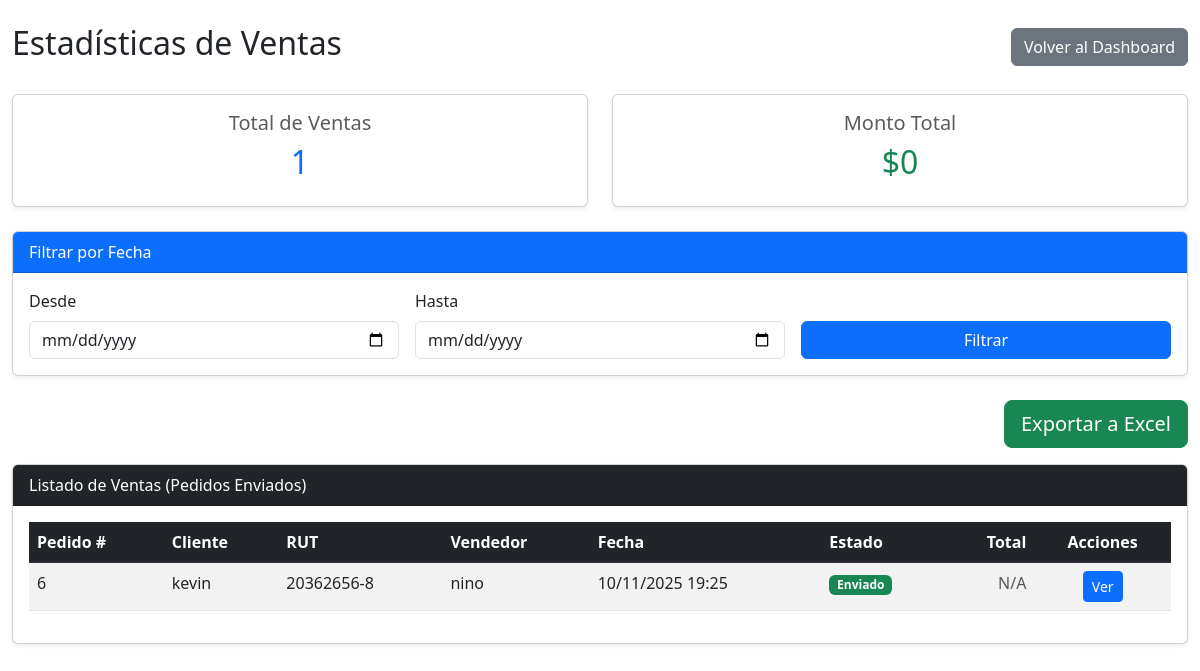
The app's page /ventas/estadisticas/ (signed in), older data.
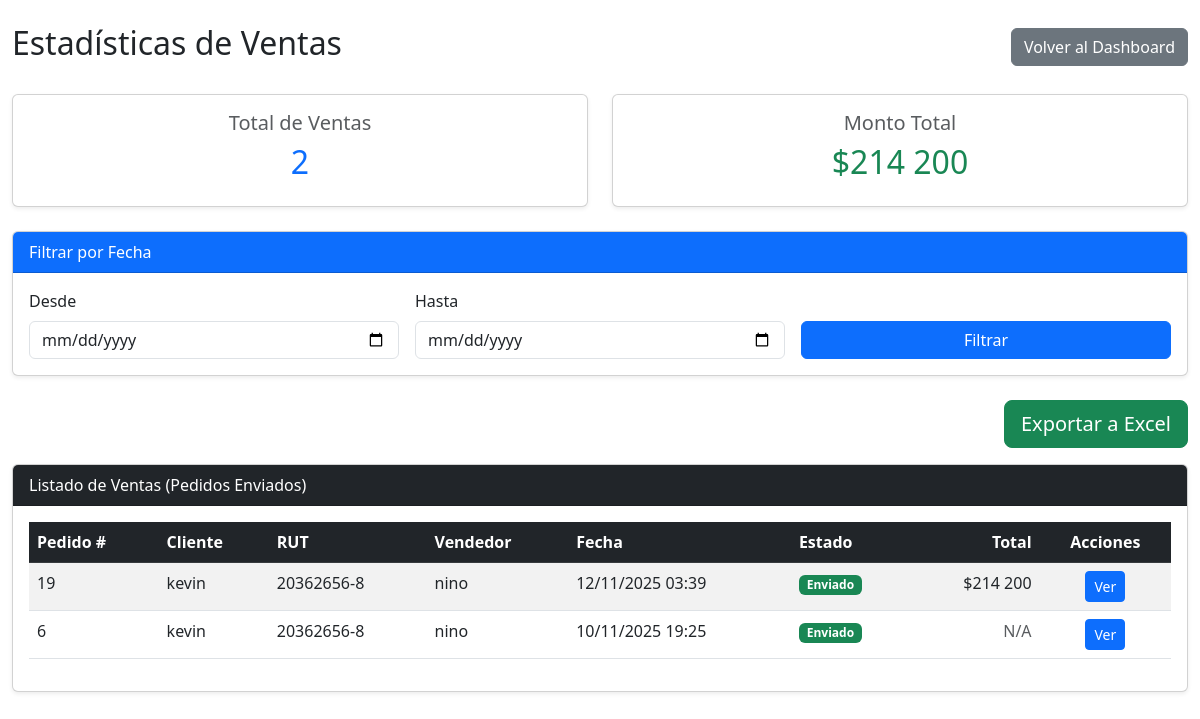
The same page, newer data.
### apps/ventas/models.py (models this page shows, shortened)
class Pedido(models.Model):
    ESTADOS_PEDIDO = (
        ('Pendiente', 'Pendiente'),
        ('Procesando', 'Procesando'),
        ('Enviado', 'Enviado'),
        ('Completado', 'Completado'),
        ('Cancelado', 'Cancelado'),
    )
    cliente = models.ForeignKey(
        'clientes.Cliente',
        on_delete=models.CASCADE,
        verbose_name='Cliente'
    )
    usuario = models.ForeignKey(
        'usuarios.Usuario',
        on_delete=models.SET_NULL,
        null=True,
        verbose_name='Vendedor'
    )
    fecha_creacion = models.DateTimeField(auto_now_add=True)
    fecha_actualizacion = models.DateTimeField(auto_now=True)
    total = models.DecimalField(max_digits=12, decimal_places=2, default=0)
    estado = models.CharField(
        max_length=20,
        choices=ESTADOS_PEDIDO,
        default='Pendiente'
    )
    direccion_despacho = models.TextField(
        blank=True,
        null=True,
        verbose_name='Dirección de despacho'
    )
    observaciones = models.TextField(
        blank=True,
        null=True,
        verbose_name='Observaciones'
    )
    class Meta:
        db_table = 'pedidos'
        verbose_name = 'Pedido'
        verbose_name_plural = 'Pedidos'
        ordering = ['-fecha_creacion']

### apps/clientes/models.py (models this page shows, shortened)
class Cliente(models.Model):
    rut = models.CharField(max_length=12, unique=True)
    razon_social = models.CharField(max_length=255)
    giro = models.CharField(max_length=255, blank=True, null=True)
    direccion = models.TextField(blank=True, null=True)
    email_facturacion = models.EmailField(blank=True, null=True)
    class Meta:
        db_table = 'clientes'
        verbose_name = 'Cliente'
        verbose_name_plural = 'Clientes'

### apps/usuarios/models.py (models this page shows, shortened)
class Usuario(AbstractUser):
    ROLES = (
        ('Administrador', 'Administrador'),
        ('Vendedor', 'Vendedor'),
        ('Tesoreria', 'Tesorería'),
        ('Cliente', 'Cliente'),
    )
    rol = models.CharField(max_length=13, choices=ROLES, default='Cliente')
    telefono = models.CharField(max_length=20, blank=True, null=True)
    activo = models.BooleanField(default=True)
    fecha_actualizacion = models.DateTimeField(auto_now=True)
    class Meta:
        db_table = 'usuarios'
        verbose_name = 'Usuario'
        verbose_name_plural = 'Usuarios'

### apps/documentos/models.py (models this page shows, shortened)
class DocumentoVenta(models.Model):
    TIPOS_DOCUMENTO = (
        ('Factura', 'Factura'),
        ('Boleta', 'Boleta'),
    )
    ESTADOS_DOCUMENTO = (
        ('Emitida', 'Emitida'),
        ('Pagada', 'Pagada'),
        ('Vencida', 'Vencida'),
        ('Anulada', 'Anulada'),
        ('Pago Parcial', 'Pago Parcial'),
    )
    MEDIOS_PAGO = (
        ('Efectivo', 'Efectivo'),
        ('Tarjeta de Débito', 'Tarjeta de Débito'),
        ('Tarjeta de Crédito', 'Tarjeta de Crédito'),
        ('Transferencia', 'Transferencia'),
    )
    tipo_documento = models.CharField(max_length=7, choices=TIPOS_DOCUMENTO)
    folio = models.IntegerField(verbose_name='Folio', null=True, blank=True)  # ✅ Permitir null temporalmente
    cliente = models.ForeignKey(
        'clientes.Cliente',
        on_delete=models.CASCADE,
        verbose_name='Cliente'
    )
    vendedor = models.ForeignKey(
        'usuarios.Usuario',
        on_delete=models.SET_NULL,
        null=True,
        verbose_name='Vendedor'
    )
    pedido = models.OneToOneField(
        'ventas.Pedido',
        on_delete=models.SET_NULL,
        null=True,
        blank=True,
        unique=True,
        verbose_name='Pedido asociado'
    )
    neto = models.DecimalField(max_digits=12, decimal_places=2, verbose_name='Neto', default=0)
    iva = models.DecimalField(max_digits=12, decimal_places=2, verbose_name='IVA', default=0)
    total = models.DecimalField(max_digits=12, decimal_places=2, verbose_name='Total', default=0)
    estado = models.CharField(
        max_length=12,
        choices=ESTADOS_DOCUMENTO,
        default='Emitida'
    )
    fecha_emision = models.DateTimeField(
        verbose_name='Fecha emisión',
        null=True,
        blank=True
    )
    fecha_vencimiento = models.DateField(
        blank=True,
        null=True,
        verbose_name='Fecha vencimiento'
    )
    medio_de_pago = models.CharField(
        max_length=20,
        choices=MEDIOS_PAGO,
        blank=True,
        null=True,
        verbose_name='Medio de pago'
    )
    razon_social = models.CharField(max_length=255, blank=True, null=True)
    rut = models.CharField(max_length=20, blank=True, null=True)
    giro = models.CharField(max_length=255, blank=True, null=True)
    direccion = models.CharField(max_length=255, blank=True, null=True)
    ciudad = models.CharField(max_length=100, blank=True, null=True)
    comuna = models.CharField(max_length=100, blank=True, null=True)
    class Meta:
        db_table = 'documentos_venta'
        verbose_name = 'Documento de Venta'
        verbose_name_plural = 'Documentos de Venta'
        unique_together = ['tipo_documento', 'folio']
        ordering = ['-fecha_emision']

### apps/ventas/views.py (the view)
# urls.py: path('estadisticas/', views.estadisticas_ventas, name='estadisticas_ventas'),
@login_required
def estadisticas_ventas(request):
    if request.user.rol != 'Administrador':
        messages.error(request, "⚠️ No tienes permisos para acceder a esta sección.")
        return redirect('dashboard')
    pedidos = (Pedido.objects.filter(estado='Enviado')
                .select_related('cliente', 'usuario', 'documentoventa')
                .order_by('-fecha_creacion'))
    fecha_desde = request.GET.get('fecha_desde')
    fecha_hasta = request.GET.get('fecha_hasta')
    if fecha_desde:
        pedidos = pedidos.filter(fecha_creacion__date__gte=fecha_desde)
    if fecha_hasta:
        pedidos = pedidos.filter(fecha_creacion__date__lte=fecha_hasta)
    total_ventas = pedidos.count()
    monto_total = sum(
        p.documentoventa.total
        for p in pedidos
        if hasattr(p, 'documentoventa') and p.documentoventa and p.documentoventa.total
    )
    context = {
        'pedidos': pedidos,
        'total_ventas': total_ventas,
        'monto_total': monto_total,
        'fecha_desde': fecha_desde,
        'fecha_hasta': fecha_hasta,
    }
    return render(request, 'ventas/estadisticas_ventas.html', context)

### templates/ventas/estadisticas_ventas.html (shortened to what the changed rows need)
{% extends 'base.html' %}
{% load static %}
{% load humanize %}
{% block content %}
<div class="container-fluid mt-4">
    <div class="d-flex justify-content-between align-items-center mb-4">
        <h2> Estadísticas de Ventas</h2>
    </div>
    <div class="row mb-4">
        <div class="col-md-6">
            <div class="card shadow-sm">
                <div class="card-body text-center">
                    <h5 class="text-muted">Total de Ventas</h5>
                    <h2 class="text-primary">{{ total_ventas }}</h2>
                </div>
            </div>
        </div>
        <div class="col-md-6">
            <div class="card shadow-sm">
                <div class="card-body text-center">
                    <h5 class="text-muted">Monto Total</h5>
                    <h2 class="text-success">${{ monto_total|floatformat:0|intcomma }}</h2>
                </div>
            </div>
        </div>
    </div>
    <div class="card shadow-sm">
        <div class="card-body">
            {% if pedidos %}
                <div class="table-responsive">
                    <table class="table table-striped table-hover">
                        <thead class="table-dark">
                            <tr>
                                <th>Pedido #</th>
                                <th>Cliente</th>
                                <th>RUT</th>
                                <th>Vendedor</th>
                                <th>Fecha</th>
                                <th>Estado</th>
                                <th class="text-end">Total</th>
                                <th class="text-center">Acciones</th>
                            </tr>
                        </thead>
                        <tbody>
                            {% for pedido in pedidos %}
                                <tr>
                                    <td>{{ pedido.id }}</td>
                                    <td>{{ pedido.cliente.razon_social }}</td>
                                    <td>{{ pedido.cliente.rut }}</td>
                                    <td>{{ pedido.usuario.get_full_name|default:pedido.usuario.username }}</td>
                                    <td>{{ pedido.fecha_creacion|date:"d/m/Y H:i" }}</td>
                                    <td><span class="badge bg-success">{{ pedido.estado }}</span></td>
                                    <td class="text-end">
                                        {% if pedido.documentoventa %}
                                            ${{ pedido.documentoventa.total|floatformat:0|intcomma }}
                                        {% else %}
                                            <span class="text-muted">N/A</span>
                                        {% endif %}
                                    </td>
                                    <td class="text-center">
                                        <a href="{% url 'detalle_pedido' pedido.id %}" class="btn btn-sm btn-primary">
                                             Ver
                                        </a>
                                    </td>
                                </tr>
                            {% endfor %}
                        </tbody>
                    </table>
                </div>
            {% else %}
                <div class="alert alert-info text-center">
                    <i class="bi bi-info-circle"></i> No hay ventas registradas en el rango seleccionado.
                </div>
            {% endif %}
        </div>
    </div>
</div>
{% endblock %}

Row changes from the older to the newer data that the page shows:
added Pedido: id "19", cliente.razon_social "kevin", cliente.rut "20362656-8", usuario.get_full_name "nino", fecha_creacion "12/11/2025 03:39", estado "Enviado", documentoventa.total "214 200"
Text that changed along with them:
{{ total_ventas }}: "1" → "2"
{{ monto_total|floatformat:0|intcomma }}: "0" → "214 200"
